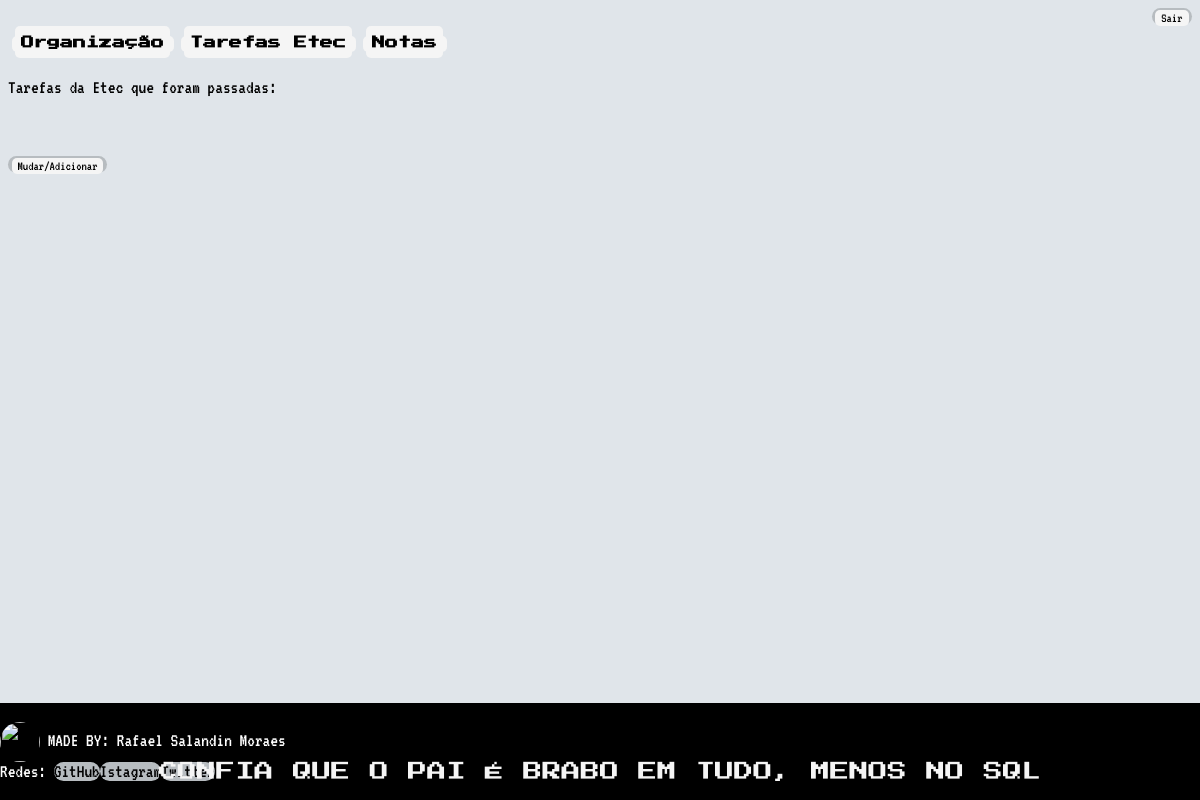
Before: /AgendaTOP/Etec/ with the older database file.
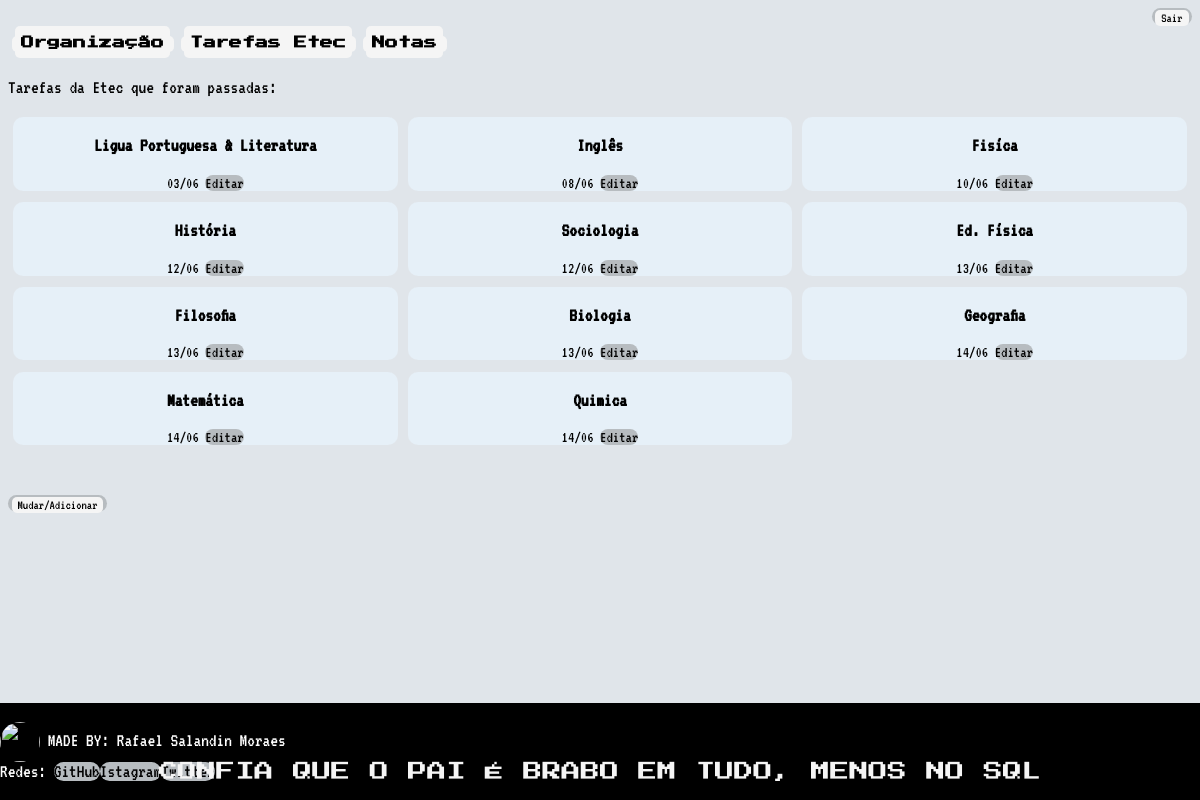
After: the same page with the newer database file.
### OrganizaçãodesseCorno/models.py (models this page shows)
class etec_tarefas(models.Model):
    materia = models.CharField(max_length=100)
    dia_entrega = models.CharField(max_length=10, blank=True, null=True)
    class Meta:
        db_table = 'etec'

### OrganizaçãodesseCorno/views.py (the view)
# urls.py: path('AgendaTOP/Etec/', views.Etec),
def Etec(request):
    usuario = request.user
    materia = etec_tarefas.materia
    dia = etec_tarefas.dia_entrega
    tarefas = etec_tarefas.objects.filter()
    dados_etec = {'etec': tarefas}
    return render(request,'pageEtec.html', dados_etec)

### Template/pageEtec.html (shortened to what this page needs)
{% extends "Model_P.html" %}
{% block content %}
 <div class="all">
        <div class="move">
            <a href="/"><button><h1>Organização</h1></button></a><a href="/AgendaTOP/Etec"><button><h1>Tarefas Etec</h1></button></a><a href="/AgendaTOP/Notas"><button><h1>Notas</h1></button></a>
            <p>Tarefas da Etec que foram passadas:</p>
        </div>
        <table class="tv">
                <div class="ol">
                        {% for i in etec %}
                                <li>
                                        <p><b>
                                        {{ i.materia }}
                                        </b></p>
                                        {{ i.dia_entrega}}
                                        <a href="Create/?id={{ i.id }}">Editar</a>
                                </li>
                        {%endfor%}
                </div>
        </table>
        <div class="but">
                <a href="/AgendaTOP/Etec/Create"><button>Mudar/Adicionar</button></a>
        </div>
 </div>
 {% endblock %}

### Template/Model_P.html (shortened to what this page needs)
<!DOCTYPE html>
<html>
    <head>
        {% include "Model_Header.html" %}
    </head>
    <body>
        {% block content %}
        {% endblock %}
        {% include "Model_Footer.html" %}
    </body>
</html>

### Template/Model_Header.html (shortened to what this page needs)
<div align="right">
    <a href="/logout"><button>Sair</button></a>
</div>

### Template/Model_Footer.html (shortened to what this page needs)
<div class="a">
    <p class="id" align="center">CONFIA QUE O PAI É BRABO EM TUDO, MENOS NO SQL</p>
    <p id="j"><img id="img" src="https://cdn.discordapp.com/attachments/699296519928414220/709466322781601832/IMG_20200429_192126_720.jpg" width="40" height="40" float="center"> MADE BY: Rafael Salandin Moraes  <br>
       Redes: <a href="https://github.com/SaLandini">GitHub</a><a href="https://www.instagram.com/salandin.xr/?hl=pt-br">Istagram</a><a href="https://twitter.com/RafaSalandinM">Twitter</a></p>
</div>

### Template/Model_P.html (style rules this page uses)
html { background-color: rgba(187, 199, 209, 0.452); }
button { background-color: whitesmoke; border: 2px; border-radius: 5px; font-family: VT323; font-weight: 300; margin: 0px 3.5px 0px 3.5px; }
a { background-color: rgb(183, 188, 192); border-radius: 10px; text-decoration: none; color: rgb(0, 0, 0); }
.move a { background-color: whitesmoke; border: 2px; border-radius: 5px; font-family: VT323; font-weight: 300; margin: 0px 3.5px 0px 3.5px; }

### Template/pageEtec.html (style rules this page uses)
p { font-family: 'VT323', monospace; font-size: larger; }
li { font-family: 'VT323', monospace; font-size: medium; list-style: none; background-color:rgb(230, 240, 248); widght: 250px; border-radius: 10px ; margin: 1.5px 5px 10px; }
h1, h2 { font-family: 'Press Start 2P', monospace; font-size: small; vertical-align: bottom; }
.tv { background-color: whitesmoke; border-radius: 10px; margin-left: 700px; margin-right: 700px; }
.ol { display: grid; grid-template-columns: 1fr 1fr 1fr; justify-content: center; text-align: center; }
.but { margin-top:40px; }

### Template/Model_Footer.html (style rules this page uses)
.a { background-color: black; position: absolute; bottom: 0; right: 0; left: 0; }
.id { font-family: 'Press Start 2P'; font-size: larger; align-items: center; color: whitesmoke; position: absolute; bottom: 0; left: 0; right: 0; }
#img { border-radius: 20px; }
.a img { vertical-align: middle; }
#j { font-family: VT323; vertical-align: text-top; color: white; }

Changed rows visible on the page:
added etec_tarefas: materia "Ligua Portuguesa & Literatura", dia_entrega "03/06"
added etec_tarefas: materia "Inglês", dia_entrega "08/06"
added etec_tarefas: materia "Fisíca", dia_entrega "10/06"
added etec_tarefas: materia "História", dia_entrega "12/06"
added etec_tarefas: materia "Sociologia", dia_entrega "12/06"
added etec_tarefas: materia "Ed. Física", dia_entrega "13/06"
added etec_tarefas: materia "Filosofia", dia_entrega "13/06"
added etec_tarefas: materia "Biologia", dia_entrega "13/06"
added etec_tarefas: materia "Geografia", dia_entrega "14/06"
added etec_tarefas: materia "Matemática", dia_entrega "14/06"
added etec_tarefas: materia "Quimica", dia_entrega "14/06"
